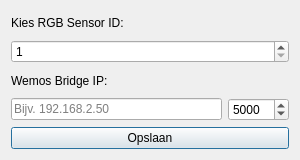
<?xml version="1.0" encoding="UTF-8"?>
<ui version="4.0">
 <class>SettingsWindow</class>
 <widget class="QDialog" name="SettingsWindow">
  <property name="geometry">
   <rect>
    <x>0</x>
    <y>0</y>
    <width>300</width>
    <height>160</height>
   </rect>
  </property>
  <property name="minimumSize">
   <size>
    <width>300</width>
    <height>160</height>
   </size>
  </property>
  <property name="maximumSize">
   <size>
    <width>300</width>
    <height>160</height>
   </size>
  </property>
  <property name="windowTitle">
   <string>Instellingen</string>
  </property>
  <layout class="QVBoxLayout" name="verticalLayout">
   <item>
    <widget class="QLabel" name="labelRgbSensorId">
     <property name="text">
      <string>Kies RGB Sensor ID:</string>
     </property>
    </widget>
   </item>
   <item>
    <widget class="QSpinBox" name="spinBoxRgbSensorId">
     <property name="minimum">
      <number>1</number>
     </property>
     <property name="maximum">
      <number>255</number>
     </property>
     <property name="value">
      <number>1</number>
     </property>
    </widget>
   </item>
   <item>
    <widget class="QLabel" name="labelBridgeIp">
     <property name="text">
      <string>Wemos Bridge IP:</string>
     </property>
    </widget>
   </item>
   <item>
    <layout class="QHBoxLayout" name="horizontalLayout">
     <item>
      <widget class="QLineEdit" name="lineEditBridgeIp">
       <property name="placeholderText">
        <string>Bijv. 192.168.2.50</string>
       </property>
      </widget>
     </item>
     <item>
      <widget class="QSpinBox" name="spinBoxBridgePort">
       <property name="minimum">
        <number>1</number>
       </property>
       <property name="maximum">
        <number>65535</number>
       </property>
       <property name="value">
        <number>5000</number>
       </property>
      </widget>
     </item>
    </layout>
   </item>
   <item>
    <widget class="QPushButton" name="btnSave">
     <property name="text">
      <string>Opslaan</string>
     </property>
    </widget>
   </item>
  </layout>
 </widget>
 <resources/>
 <connections/>
</ui>
